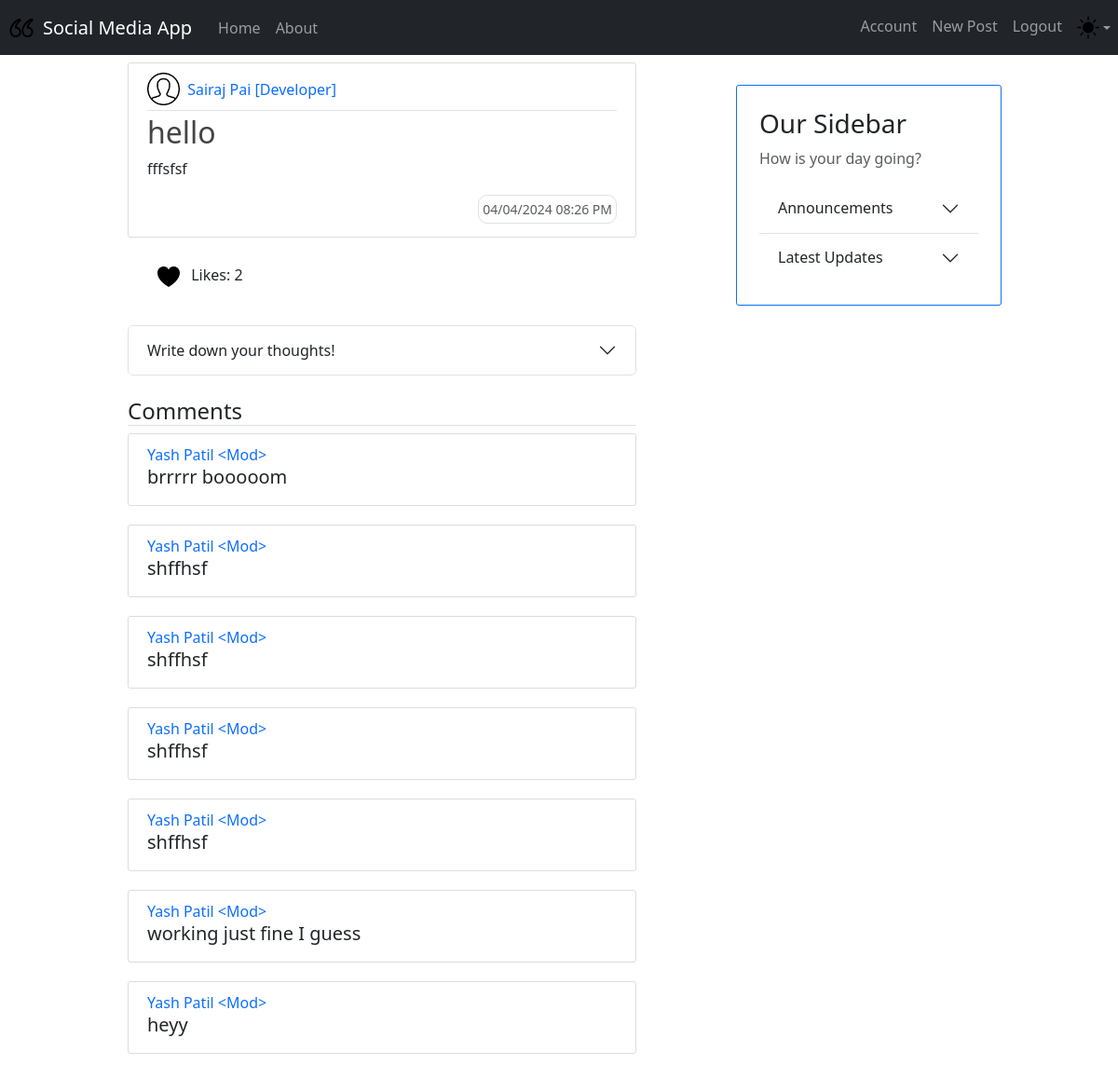
The page /post/1 (signed in) on the database its author committed.
### models.py (models this page shows, shortened)
class Base(DeclarativeBase): # pylint: disable=too-few-public-methods
    pass

class User(Base, UserMixin): # pylint: disable=too-few-public-methods
    __tablename__ = "user_account"
    username: Mapped[str] = mapped_column(primary_key=True)
    fullname: Mapped[str] = mapped_column(nullable=False)
    email: Mapped[str] = mapped_column(nullable=False, unique=True)
    password: Mapped[str] = mapped_column(nullable=False)
    profile_pic_url: Mapped[Optional[str]] = mapped_column(default="user.png")
    posts: Mapped[List["Posts"]] = relationship(back_populates="owner")
    def get_id(self):
        return self.username

class Posts(Base): # pylint: disable=too-few-public-methods
    __tablename__ = "posts"
    id: Mapped[int] = mapped_column(primary_key=True)
    title: Mapped[str] = mapped_column(nullable=False)
    text: Mapped[str] = mapped_column(nullable=False)
    image: Mapped[Optional[str]] = mapped_column()
    likes: Mapped[List["Likes"]] = relationship(back_populates="post")
    timestamp: Mapped[int] = mapped_column(nullable=False)
    owner_id: Mapped[str] = mapped_column(ForeignKey("user_account.username"))
    owner: Mapped["User"] = relationship(back_populates="posts")
    comments: Mapped[List["Comments"]] = relationship(back_populates="post")
    no_of_likes = column_property(
        select(func.count(Likes.id))
        .where(Likes.liked_post_id == id)
        .scalar_subquery()
    )

class Comments(Base): # pylint: disable=too-few-public-methods
    __tablename__ = "comments"
    id: Mapped[int] = mapped_column(primary_key=True)
    text: Mapped[str] = mapped_column(nullable=False)
    creator_id: Mapped[str] = mapped_column(ForeignKey("user_account.username"))
    created_by: Mapped["User"] = relationship()
    post_id: Mapped[int] = mapped_column(ForeignKey("posts.id"))
    post: Mapped["Posts"] = relationship()

### app.py (the view, shortened to what this page needs)
@app.route("/post/<int:post_id>", methods=['GET', 'POST'])
def post(post_id):
    post = db.session.execute(db.select(Posts).where(Posts.id == post_id)).scalar_one_or_none()
    comments_list = post.comments[::-1] if post.comments else []
    print(comments_list)
    tz = timezone("Asia/Kolkata")
    if current_user.is_authenticated:
        has_liked = db.session.execute(select(Likes)
                                       .where(Likes.liked_by_id == current_user.username)
                                       .where(Likes.liked_post_id == post_id)
                                       ).scalar_one_or_none()
        form = CommentForm(text="")
        return render_template('post.html', post=post,datetime=datetime,comments=comments_list,form=form,tz=tz, has_liked=has_liked)
    else:
        return render_template('post.html', post=post,datetime=datetime,comments=comments_list,form=None,tz=tz)

### app.py (called while the page is built)
@login_manager.user_loader
def load_user(user_id):
    return db.session.execute(db.select(User).where(User.username == user_id)).scalar_one_or_none()

### templates/post.html (shortened to what this page needs)
{% extends "layout.html" %}
{% import "macros.html" as macro %}
{% block content %}
<article class="media content-section card">
    {{ macro.render_post(post, datetime, tz) }}
</article>
<li class="button-container d-flex justify-content-between">
    <div class="mt-2 mb-4">
        <ul class="button" onclick="location.href='{{ url_for('like_post', post_id=post.id) }}';">
            {% if has_liked %}
                <img src="{{ url_for('static', filename='liked.svg') }}" class="me-2 likeButton invertOnDark">
            {% else %}
                <img src="{{ url_for('static', filename='notliked.svg') }}" class="me-2 likeButton invertOnDark">
            {% endif %}
            Likes: {{ post.no_of_likes }}
        </ul>
    </div>
</li>
    {% if form %}
    <div class="accordion"  id="commentFormParent">
        <form method="POST" action="" autocomplete="off">
            <fieldset class="form-group">
                <div class="accordion-item">
                    <h2 class="accordion-header" id="flush-headingOne">
                        <button class="accordion-button collapsed" type="button" data-bs-toggle="collapse" data-bs-target="#flush-collapseCommentSection" aria-expanded="false" aria-controls="flush-collapseOne">
                            Write down your thoughts!
                        </button>
                    </h2>
                </div>
            </fieldset>
        </form>
    </div>
    {% endif %}
        <div class="media-body">
        <h4 class="border-bottom mt-4">Comments</h4>
        {% for comment in comments %}
            <div class="media content-section">
                <div class="media-body">
                    <a class="text-decoration-none" href="#"> {{ comment.created_by.fullname }}</a>
                    <h5>{{ comment.text }}</h5>
                </div>
            </div>
        {% endfor %}
    </div>
<br>
{% endblock %}

### templates/macros.html (shortened to what this page needs)
{% macro render_post(post, datetime, tz) -%}
    <div class="media-body">
        <div class="article-metadata">
            <div>
                {% if post.owner.profile_pic_url == "user.png" %}
                    <img class="mb-1 me-1 invertOnDark" src="{{ url_for('static', filename='user.png') }}" alt="{{ post.owner.fullname }} profile picture" width="35px">
                {% endif %}
                <a class="text-decoration-none me-3" href="#">{{ post.owner.fullname }}</a>
            </div>
        </div>
        <h2><a class="article-title text-decoration-none" href="{{ url_for('post',post_id=post.id) }}">{{ post.title }}</a></h2>
        <p class="article-content">{{ post.text }}</p>
        <div class="mb-1 d-flex flex-row-reverse">
            <small class="text-muted pb-1 border p-1" style="border-radius: 10px;">{{ datetime.fromtimestamp(post.timestamp, tz=tz).strftime('%d/%m/%Y %I:%M %p') }}</small>
        </div>
    </div>
{%- endmacro %}

### static/main.css (style rules this page uses)
.content-section { padding: 10px 20px; border: 1px solid #dddddd; border-radius: 8px; margin-bottom: 20px; }
.content-section { padding: 10px 20px; border: 1px solid #dddddd; border-radius: 3px; margin-bottom: 20px; }
.article-title { color: #444444; }
.article-content { white-space: pre-line; }
.article-metadata { padding-bottom: 1px; margin-bottom: 4px; border-bottom: 1px solid #e3e3e3 }

### rows shown on the page
User: owner.fullname "Sairaj Pai [Developer]"
Posts: title "hello", text "fffsfsf", fromtimestamp "04/04/2024 08:26 PM"
Comments: created_by.fullname "Yash Patil <Mod>", text "brrrrr booooom"
Comments: created_by.fullname "Yash Patil <Mod>", text "shffhsf"
Comments: created_by.fullname "Yash Patil <Mod>", text "shffhsf"
Comments: created_by.fullname "Yash Patil <Mod>", text "shffhsf"
Comments: created_by.fullname "Yash Patil <Mod>", text "shffhsf"
Comments: created_by.fullname "Yash Patil <Mod>", text "working just fine I guess"
Comments: created_by.fullname "Yash Patil <Mod>", text "heyy"

### other values the page prints
{{ post.no_of_likes }} "2"
